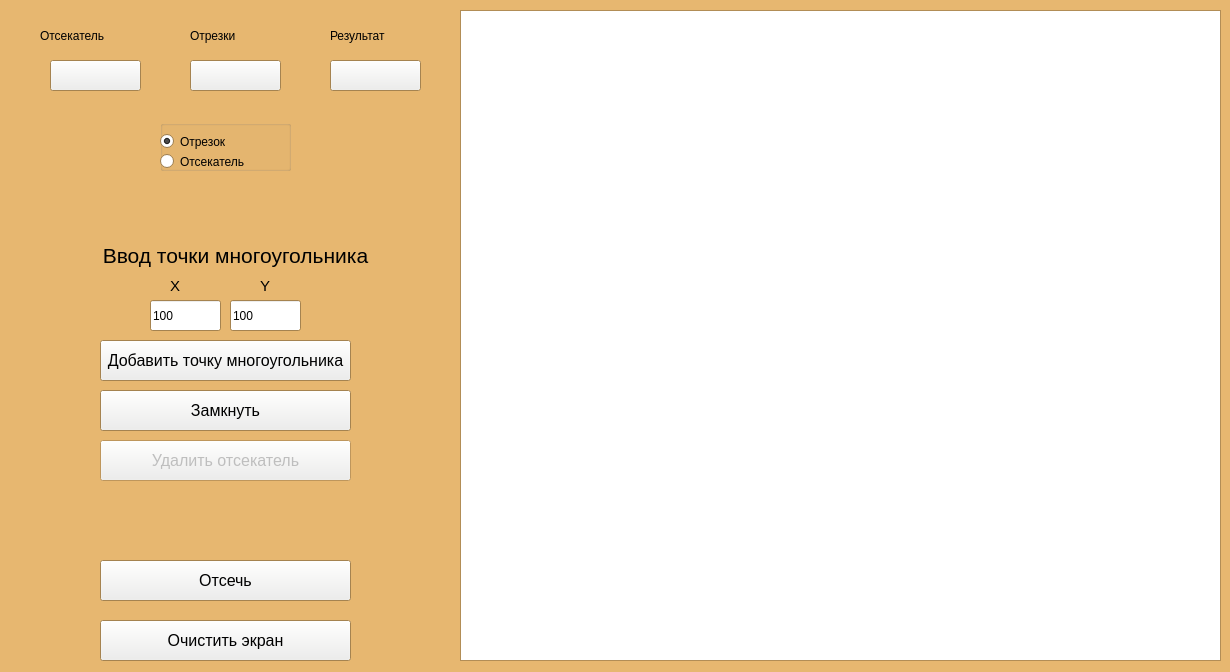
<?xml version="1.0" encoding="UTF-8"?>
<ui version="4.0">
 <class>GUI</class>
 <widget class="QWidget" name="GUI">
  <property name="geometry">
   <rect>
    <x>0</x>
    <y>0</y>
    <width>1230</width>
    <height>672</height>
   </rect>
  </property>
  <property name="palette">
   <palette>
    <active>
     <colorrole role="Button">
      <brush brushstyle="SolidPattern">
       <color alpha="255">
        <red>238</red>
        <green>238</green>
        <blue>236</blue>
       </color>
      </brush>
     </colorrole>
     <colorrole role="Base">
      <brush brushstyle="SolidPattern">
       <color alpha="255">
        <red>255</red>
        <green>255</green>
        <blue>255</blue>
       </color>
      </brush>
     </colorrole>
     <colorrole role="Window">
      <brush brushstyle="SolidPattern">
       <color alpha="255">
        <red>231</red>
        <green>183</green>
        <blue>112</blue>
       </color>
      </brush>
     </colorrole>
    </active>
    <inactive>
     <colorrole role="Button">
      <brush brushstyle="SolidPattern">
       <color alpha="255">
        <red>238</red>
        <green>238</green>
        <blue>236</blue>
       </color>
      </brush>
     </colorrole>
     <colorrole role="Base">
      <brush brushstyle="SolidPattern">
       <color alpha="255">
        <red>255</red>
        <green>255</green>
        <blue>255</blue>
       </color>
      </brush>
     </colorrole>
     <colorrole role="Window">
      <brush brushstyle="SolidPattern">
       <color alpha="255">
        <red>231</red>
        <green>183</green>
        <blue>112</blue>
       </color>
      </brush>
     </colorrole>
    </inactive>
    <disabled>
     <colorrole role="Button">
      <brush brushstyle="SolidPattern">
       <color alpha="255">
        <red>238</red>
        <green>238</green>
        <blue>236</blue>
       </color>
      </brush>
     </colorrole>
     <colorrole role="Base">
      <brush brushstyle="SolidPattern">
       <color alpha="255">
        <red>231</red>
        <green>183</green>
        <blue>112</blue>
       </color>
      </brush>
     </colorrole>
     <colorrole role="Window">
      <brush brushstyle="SolidPattern">
       <color alpha="255">
        <red>231</red>
        <green>183</green>
        <blue>112</blue>
       </color>
      </brush>
     </colorrole>
    </disabled>
   </palette>
  </property>
  <property name="windowTitle">
   <string>GUI</string>
  </property>
  <property name="autoFillBackground">
   <bool>false</bool>
  </property>
  <widget class="QGraphicsView" name="graphicsView">
   <property name="geometry">
    <rect>
     <x>460</x>
     <y>10</y>
     <width>761</width>
     <height>651</height>
    </rect>
   </property>
  </widget>
  <widget class="QLabel" name="label">
   <property name="geometry">
    <rect>
     <x>40</x>
     <y>20</y>
     <width>121</width>
     <height>31</height>
    </rect>
   </property>
   <property name="styleSheet">
    <string notr="true">font: 16pt &quot;Ubuntu&quot;;</string>
   </property>
   <property name="text">
    <string>Отсекатель</string>
   </property>
  </widget>
  <widget class="QLabel" name="label_2">
   <property name="geometry">
    <rect>
     <x>190</x>
     <y>20</y>
     <width>91</width>
     <height>31</height>
    </rect>
   </property>
   <property name="styleSheet">
    <string notr="true">font: 16pt &quot;Ubuntu&quot;;</string>
   </property>
   <property name="text">
    <string>Отрезки</string>
   </property>
  </widget>
  <widget class="QPushButton" name="cutterButton">
   <property name="geometry">
    <rect>
     <x>100</x>
     <y>560</y>
     <width>251</width>
     <height>41</height>
    </rect>
   </property>
   <property name="font">
    <font>
     <pointsize>12</pointsize>
    </font>
   </property>
   <property name="text">
    <string>Отсечь</string>
   </property>
  </widget>
  <widget class="QPushButton" name="clearScreenButton">
   <property name="geometry">
    <rect>
     <x>100</x>
     <y>620</y>
     <width>251</width>
     <height>41</height>
    </rect>
   </property>
   <property name="font">
    <font>
     <pointsize>12</pointsize>
    </font>
   </property>
   <property name="text">
    <string>Очистить экран</string>
   </property>
  </widget>
  <widget class="QLabel" name="label_10">
   <property name="geometry">
    <rect>
     <x>170</x>
     <y>270</y>
     <width>41</width>
     <height>31</height>
    </rect>
   </property>
   <property name="font">
    <font>
     <pointsize>11</pointsize>
    </font>
   </property>
   <property name="text">
    <string>X</string>
   </property>
  </widget>
  <widget class="QLabel" name="label_11">
   <property name="geometry">
    <rect>
     <x>260</x>
     <y>270</y>
     <width>31</width>
     <height>31</height>
    </rect>
   </property>
   <property name="font">
    <font>
     <pointsize>11</pointsize>
    </font>
   </property>
   <property name="text">
    <string>Y</string>
   </property>
  </widget>
  <widget class="QLineEdit" name="X_box">
   <property name="geometry">
    <rect>
     <x>150</x>
     <y>300</y>
     <width>71</width>
     <height>31</height>
    </rect>
   </property>
   <property name="text">
    <string>100</string>
   </property>
  </widget>
  <widget class="QLineEdit" name="Y_box">
   <property name="geometry">
    <rect>
     <x>230</x>
     <y>300</y>
     <width>71</width>
     <height>31</height>
    </rect>
   </property>
   <property name="text">
    <string>100</string>
   </property>
  </widget>
  <widget class="QPushButton" name="addSegmentButton">
   <property name="geometry">
    <rect>
     <x>100</x>
     <y>340</y>
     <width>251</width>
     <height>41</height>
    </rect>
   </property>
   <property name="font">
    <font>
     <pointsize>12</pointsize>
    </font>
   </property>
   <property name="text">
    <string>Добавить точку многоугольника</string>
   </property>
  </widget>
  <widget class="QLabel" name="label_4">
   <property name="geometry">
    <rect>
     <x>90</x>
     <y>240</y>
     <width>291</width>
     <height>31</height>
    </rect>
   </property>
   <property name="font">
    <font>
     <pointsize>16</pointsize>
    </font>
   </property>
   <property name="text">
    <string>Ввод точки многоугольника</string>
   </property>
   <property name="alignment">
    <set>Qt::AlignCenter</set>
   </property>
   <property name="wordWrap">
    <bool>true</bool>
   </property>
  </widget>
  <widget class="QLabel" name="label_5">
   <property name="geometry">
    <rect>
     <x>330</x>
     <y>20</y>
     <width>111</width>
     <height>31</height>
    </rect>
   </property>
   <property name="styleSheet">
    <string notr="true">font: 16pt &quot;Ubuntu&quot;;</string>
   </property>
   <property name="text">
    <string>Результат</string>
   </property>
  </widget>
  <widget class="QPushButton" name="cutOff_colorButton">
   <property name="geometry">
    <rect>
     <x>50</x>
     <y>60</y>
     <width>91</width>
     <height>31</height>
    </rect>
   </property>
   <property name="text">
    <string/>
   </property>
  </widget>
  <widget class="QPushButton" name="segment_olorButton">
   <property name="geometry">
    <rect>
     <x>190</x>
     <y>60</y>
     <width>91</width>
     <height>31</height>
    </rect>
   </property>
   <property name="text">
    <string/>
   </property>
  </widget>
  <widget class="QPushButton" name="result_colorButton">
   <property name="geometry">
    <rect>
     <x>330</x>
     <y>60</y>
     <width>91</width>
     <height>31</height>
    </rect>
   </property>
   <property name="text">
    <string/>
   </property>
  </widget>
  <widget class="QPushButton" name="lockCutterButton">
   <property name="geometry">
    <rect>
     <x>100</x>
     <y>390</y>
     <width>251</width>
     <height>41</height>
    </rect>
   </property>
   <property name="font">
    <font>
     <pointsize>12</pointsize>
    </font>
   </property>
   <property name="text">
    <string>Замкнуть</string>
   </property>
  </widget>
  <widget class="QGroupBox" name="groupBox">
   <property name="geometry">
    <rect>
     <x>160</x>
     <y>120</y>
     <width>131</width>
     <height>51</height>
    </rect>
   </property>
   <property name="title">
    <string/>
   </property>
   <widget class="QRadioButton" name="segmentRadio">
    <property name="geometry">
     <rect>
      <x>0</x>
      <y>10</y>
      <width>112</width>
      <height>23</height>
     </rect>
    </property>
    <property name="text">
     <string>Отрезок</string>
    </property>
    <property name="checked">
     <bool>true</bool>
    </property>
   </widget>
   <widget class="QRadioButton" name="cutterRadio">
    <property name="geometry">
     <rect>
      <x>0</x>
      <y>30</y>
      <width>112</width>
      <height>23</height>
     </rect>
    </property>
    <property name="text">
     <string>Отсекатель</string>
    </property>
   </widget>
  </widget>
  <widget class="QLabel" name="curPointLabel">
   <property name="geometry">
    <rect>
     <x>350</x>
     <y>160</y>
     <width>101</width>
     <height>31</height>
    </rect>
   </property>
   <property name="font">
    <font>
     <pointsize>11</pointsize>
    </font>
   </property>
   <property name="text">
    <string/>
   </property>
  </widget>
  <widget class="QPushButton" name="delCutterButton">
   <property name="enabled">
    <bool>false</bool>
   </property>
   <property name="geometry">
    <rect>
     <x>100</x>
     <y>440</y>
     <width>251</width>
     <height>41</height>
    </rect>
   </property>
   <property name="font">
    <font>
     <pointsize>12</pointsize>
    </font>
   </property>
   <property name="text">
    <string>Удалить отсекатель</string>
   </property>
  </widget>
 </widget>
 <resources/>
 <connections/>
</ui>
